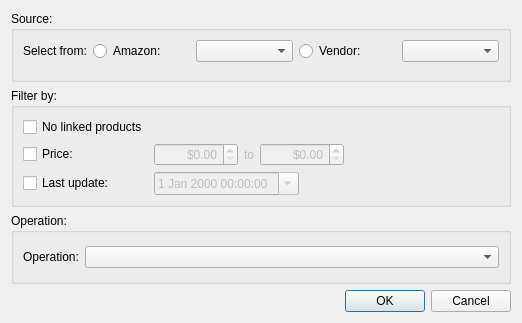
<?xml version="1.0" encoding="UTF-8"?>
<ui version="4.0">
 <class>opsDialog</class>
 <widget class="QDialog" name="opsDialog">
  <property name="geometry">
   <rect>
    <x>0</x>
    <y>0</y>
    <width>522</width>
    <height>323</height>
   </rect>
  </property>
  <property name="windowTitle">
   <string>New Operation</string>
  </property>
  <layout class="QVBoxLayout" name="verticalLayout">
   <item>
    <widget class="QGroupBox" name="groupBox">
     <property name="title">
      <string>Source:</string>
     </property>
     <layout class="QFormLayout" name="formLayout">
      <item row="0" column="0">
       <widget class="QLabel" name="label">
        <property name="text">
         <string>Select from:</string>
        </property>
       </widget>
      </item>
      <item row="0" column="1">
       <layout class="QHBoxLayout" name="horizontalLayout_3">
        <item>
         <widget class="QRadioButton" name="selectAmazon">
          <property name="text">
           <string>Amazon:</string>
          </property>
         </widget>
        </item>
        <item>
         <widget class="QComboBox" name="amazonBox"/>
        </item>
        <item>
         <widget class="QRadioButton" name="selectVendor">
          <property name="text">
           <string>Vendor:</string>
          </property>
         </widget>
        </item>
        <item>
         <widget class="QComboBox" name="vendorBox"/>
        </item>
       </layout>
      </item>
     </layout>
    </widget>
   </item>
   <item>
    <widget class="QGroupBox" name="groupBox_2">
     <property name="title">
      <string>Filter by:</string>
     </property>
     <layout class="QGridLayout" name="gridLayout">
      <item row="0" column="0">
       <widget class="QCheckBox" name="noLinksCheck">
        <property name="text">
         <string>No linked products</string>
        </property>
       </widget>
      </item>
      <item row="1" column="0">
       <widget class="QCheckBox" name="priceCheck">
        <property name="text">
         <string>Price:</string>
        </property>
       </widget>
      </item>
      <item row="1" column="1">
       <layout class="QHBoxLayout" name="horizontalLayout">
        <item>
         <widget class="QDoubleSpinBox" name="priceFromBox">
          <property name="enabled">
           <bool>false</bool>
          </property>
          <property name="alignment">
           <set>Qt::AlignRight|Qt::AlignTrailing|Qt::AlignVCenter</set>
          </property>
          <property name="accelerated">
           <bool>true</bool>
          </property>
          <property name="prefix">
           <string>$</string>
          </property>
          <property name="maximum">
           <double>99999.000000000000000</double>
          </property>
         </widget>
        </item>
        <item>
         <widget class="QLabel" name="priceToLabel">
          <property name="enabled">
           <bool>false</bool>
          </property>
          <property name="text">
           <string>to</string>
          </property>
         </widget>
        </item>
        <item>
         <widget class="QDoubleSpinBox" name="priceToBox">
          <property name="enabled">
           <bool>false</bool>
          </property>
          <property name="alignment">
           <set>Qt::AlignRight|Qt::AlignTrailing|Qt::AlignVCenter</set>
          </property>
          <property name="accelerated">
           <bool>true</bool>
          </property>
          <property name="prefix">
           <string>$</string>
          </property>
          <property name="maximum">
           <double>99999.000000000000000</double>
          </property>
         </widget>
        </item>
        <item>
         <spacer name="horizontalSpacer">
          <property name="orientation">
           <enum>Qt::Horizontal</enum>
          </property>
          <property name="sizeHint" stdset="0">
           <size>
            <width>40</width>
            <height>20</height>
           </size>
          </property>
         </spacer>
        </item>
       </layout>
      </item>
      <item row="2" column="0">
       <widget class="QCheckBox" name="lastUpdateCheck">
        <property name="text">
         <string>Last update:</string>
        </property>
       </widget>
      </item>
      <item row="2" column="1">
       <layout class="QHBoxLayout" name="horizontalLayout_2">
        <item>
         <widget class="QDateTimeEdit" name="dateTimeEdit">
          <property name="enabled">
           <bool>false</bool>
          </property>
          <property name="calendarPopup">
           <bool>true</bool>
          </property>
         </widget>
        </item>
        <item>
         <spacer name="horizontalSpacer_2">
          <property name="orientation">
           <enum>Qt::Horizontal</enum>
          </property>
          <property name="sizeHint" stdset="0">
           <size>
            <width>40</width>
            <height>20</height>
           </size>
          </property>
         </spacer>
        </item>
       </layout>
      </item>
     </layout>
    </widget>
   </item>
   <item>
    <widget class="QGroupBox" name="groupBox_3">
     <property name="title">
      <string>Operation:</string>
     </property>
     <layout class="QGridLayout" name="gridLayout_2">
      <item row="0" column="0">
       <widget class="QLabel" name="label_2">
        <property name="sizePolicy">
         <sizepolicy hsizetype="Maximum" vsizetype="Fixed">
          <horstretch>0</horstretch>
          <verstretch>0</verstretch>
         </sizepolicy>
        </property>
        <property name="text">
         <string>Operation:</string>
        </property>
       </widget>
      </item>
      <item row="0" column="1">
       <widget class="QComboBox" name="opsBox"/>
      </item>
     </layout>
    </widget>
   </item>
   <item>
    <widget class="QDialogButtonBox" name="buttonBox">
     <property name="orientation">
      <enum>Qt::Horizontal</enum>
     </property>
     <property name="standardButtons">
      <set>QDialogButtonBox::Cancel|QDialogButtonBox::Ok</set>
     </property>
    </widget>
   </item>
  </layout>
  <zorder>buttonBox</zorder>
  <zorder>amazonBox</zorder>
  <zorder>vendorBox</zorder>
  <zorder>selectAmazon</zorder>
  <zorder>selectVendor</zorder>
  <zorder>priceFromBox</zorder>
  <zorder>priceToLabel</zorder>
  <zorder>priceToBox</zorder>
  <zorder>groupBox</zorder>
  <zorder>groupBox_2</zorder>
  <zorder>priceFromBox</zorder>
  <zorder>groupBox_3</zorder>
 </widget>
 <resources/>
 <connections>
  <connection>
   <sender>buttonBox</sender>
   <signal>accepted()</signal>
   <receiver>opsDialog</receiver>
   <slot>accept()</slot>
   <hints>
    <hint type="sourcelabel">
     <x>248</x>
     <y>254</y>
    </hint>
    <hint type="destinationlabel">
     <x>157</x>
     <y>274</y>
    </hint>
   </hints>
  </connection>
  <connection>
   <sender>buttonBox</sender>
   <signal>rejected()</signal>
   <receiver>opsDialog</receiver>
   <slot>reject()</slot>
   <hints>
    <hint type="sourcelabel">
     <x>316</x>
     <y>260</y>
    </hint>
    <hint type="destinationlabel">
     <x>286</x>
     <y>274</y>
    </hint>
   </hints>
  </connection>
 </connections>
</ui>
